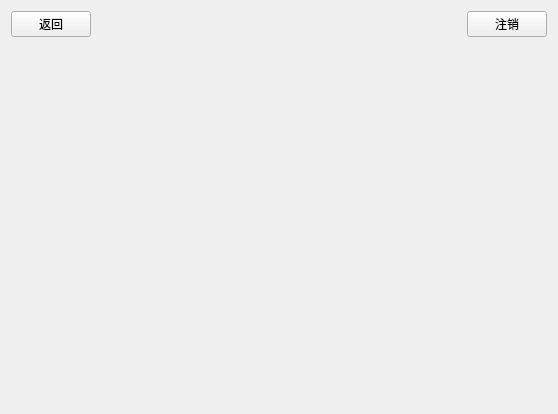
<?xml version="1.0" encoding="UTF-8"?>
<ui version="4.0">
 <class>MasterView</class>
 <widget class="QWidget" name="MasterView">
  <property name="geometry">
   <rect>
    <x>0</x>
    <y>0</y>
    <width>558</width>
    <height>414</height>
   </rect>
  </property>
  <property name="windowTitle">
   <string>MasterView</string>
  </property>
  <layout class="QVBoxLayout" name="verticalLayout">
   <item>
    <layout class="QHBoxLayout" name="horizontalLayout">
     <item>
      <widget class="QPushButton" name="btBack">
       <property name="text">
        <string>返回</string>
       </property>
      </widget>
     </item>
     <item>
      <spacer name="horizontalSpacer">
       <property name="orientation">
        <enum>Qt::Orientation::Horizontal</enum>
       </property>
       <property name="sizeHint" stdset="0">
        <size>
         <width>40</width>
         <height>20</height>
        </size>
       </property>
      </spacer>
     </item>
     <item>
      <widget class="QLabel" name="labelTitle">
       <property name="text">
        <string/>
       </property>
      </widget>
     </item>
     <item>
      <spacer name="horizontalSpacer_2">
       <property name="orientation">
        <enum>Qt::Orientation::Horizontal</enum>
       </property>
       <property name="sizeHint" stdset="0">
        <size>
         <width>40</width>
         <height>20</height>
        </size>
       </property>
      </spacer>
     </item>
     <item>
      <widget class="QPushButton" name="btLogout">
       <property name="text">
        <string>注销</string>
       </property>
      </widget>
     </item>
    </layout>
   </item>
   <item>
    <widget class="QStackedWidget" name="stackedWidget"/>
   </item>
  </layout>
 </widget>
 <resources/>
 <connections/>
</ui>
